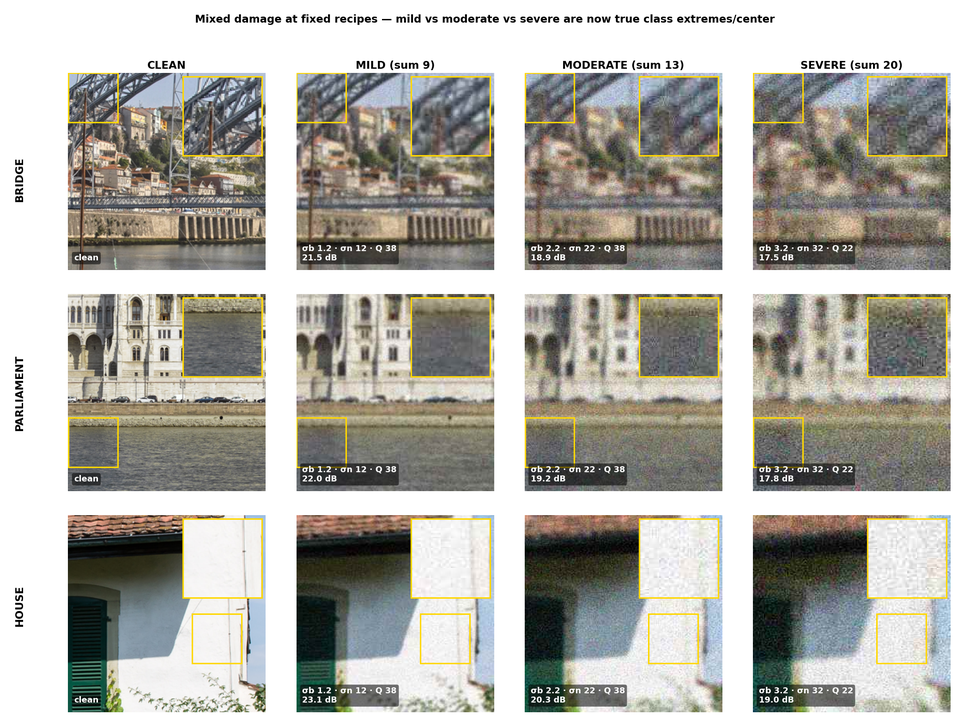
#> input picture reports/degradation_gallery.png, 970 x 727 px, shrunk from 2100 x 1575 before the run
$ python -i quality.py   (imports and definitions only)   (older library calls are emulated)
#> lines starting #> are read from the running program, lines starting #| are printed output that depends on the picture
#> further down, picture is the input picture: shape (727, 970, 3); mean B, G, R 168.7, 175.8, 177.4
"""Image-quality metrics for the demo backend.

Two regimes (webapp_spec.md "PSNR only on the simulator path"):

- Reference present (simulator path): full-reference PSNR via the SAME
  ``rlrestore.common.metrics.psnr`` the models were evaluated with (peak 1.0,
  unclamped). This is the single source of truth — we do NOT reimplement it.
- No reference (uploads): a NumPy/OpenCV no-reference *proxy*. It is NOT NIQE
  and is not calibrated to any external scale; it is a monotone "looks sharper /
  less noisy" score so the climbing-meter UX has something honest to move.
  Labeled ``sharpness_proxy`` so the frontend can mark it "(estimated)".

The proxy combines the two signals the spec names, on the luma channel:

    sharpness = gradient energy (Tenengrad: mean |∇|², a focus measure) computed
                on a lightly pre-smoothed luma so additive noise does NOT inflate
                it. Reported in dB (10·log10). Higher = crisper structure.
    noise     = robust sigma via the median-absolute-deviation of the raw
                Laplacian high-pass response (higher = noisier).

    score = sharpness_db − k · noise_sigma

Deblur raises gradient energy; denoise lowers the noise sigma — so a good chain
climbs. The score is an open-ended dB-like number (NOT sigmoid-squashed, which
saturates and erases the blur ordering). It is monotone for the two degradation
axes the spec targets (blur, noise); JPEG *blocking* synthesises spurious edges
that can fool any gradient-based sharpness measure, so the proxy is least
reliable for compression artefacts — hence the "(estimated)" label and the
always-shown visual before/after.
"""

from __future__ import annotations

import cv2
import numpy as np

from rlrestore.common.metrics import psnr as _psnr

__all__ = ["psnr", "no_ref_quality", "NO_REF_LABEL", "REF_LABEL"]

REF_LABEL = "psnr"
NO_REF_LABEL = "sharpness_proxy"

# Weight on the noise sigma (on the [0,1] intensity scale) relative to the dB
# sharpness term. Tuned so a moderate noise sigma moves the score by a few dB,
# comparable to the swing blur produces.
_NOISE_WEIGHT = 120.0
# MAD -> Gaussian-sigma consistency constant (1 / Phi^-1(0.75)).
_MAD_TO_SIGMA = 1.4826
# Pre-smoothing for the sharpness measure (suppresses noise before gradients).
_SHARP_PRESMOOTH_SIGMA = 1.0
# Floor for degenerate (flat) inputs so the score stays finite and bounded.
_FLOOR = -120.0
_EPS = 1e-12


def psnr(a: np.ndarray, b: np.ndarray) -> float:
    """Full-reference PSNR in dB (peak 1.0, unclamped) — repo metric passthrough."""
    return _psnr(a, b)


def _to_luma(img: np.ndarray) -> np.ndarray:
    """HWC float32 [0,1] RGB -> HxW float32 luma (Rec. 601)."""
    arr = np.asarray(img, dtype=np.float32)
    if arr.ndim == 2:
        return arr
    return (
        0.299 * arr[..., 0] + 0.587 * arr[..., 1] + 0.114 * arr[..., 2]
    ).astype(np.float32)
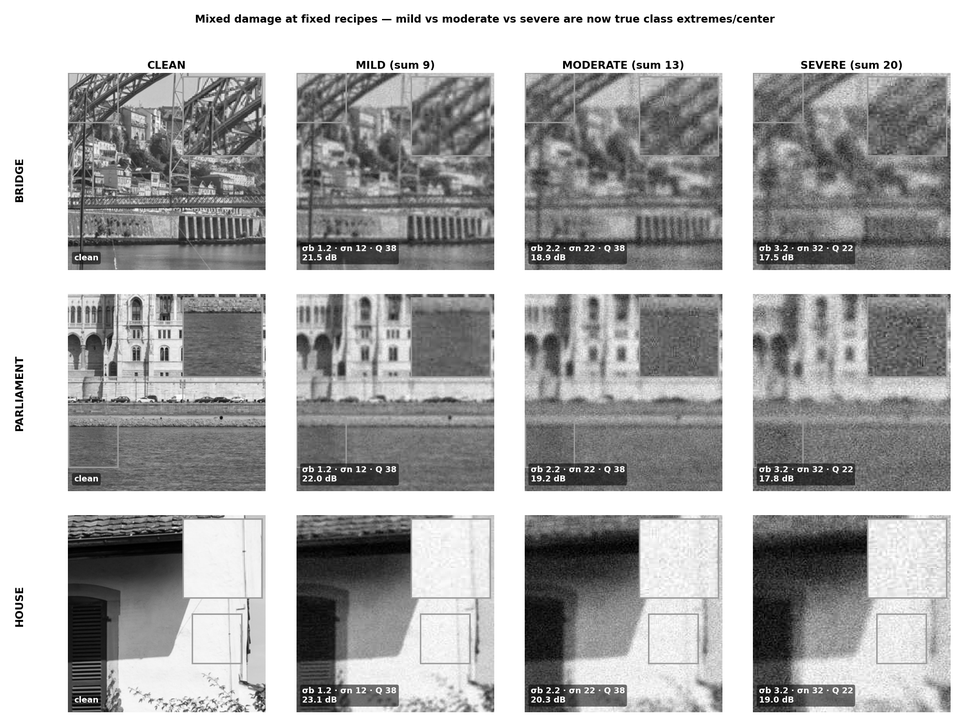
#> returned value: shape (727, 970) float32; min 0, max 255, mean 173.9


def _laplacian(gray: np.ndarray) -> np.ndarray:
    """4-neighbour discrete Laplacian with replicate padding."""
    padded = np.pad(gray, 1, mode="edge")
    return (
        padded[:-2, 1:-1]
        + padded[2:, 1:-1]
        + padded[1:-1, :-2]
        + padded[1:-1, 2:]
        - 4.0 * gray
    ).astype(np.float32)


def no_ref_quality(img: np.ndarray) -> float:
    """Monotone no-reference quality proxy for an HWC float image in [0,1].

    Returns a single finite float. Higher = sharper and/or less noisy. The
    absolute value is meaningless; only its ordering along a restoration chain
    is. Monotone for blur and noise; robust to flat inputs (finite floor).
    """
    gray = _to_luma(img)
    if gray.size == 0:
        return 0.0

    # Sharpness (noise-robust): Tenengrad gradient energy on a pre-smoothed luma.
    smooth = cv2.GaussianBlur(gray, (0, 0), _SHARP_PRESMOOTH_SIGMA)
    gx = cv2.Sobel(smooth, cv2.CV_32F, 1, 0, ksize=3)
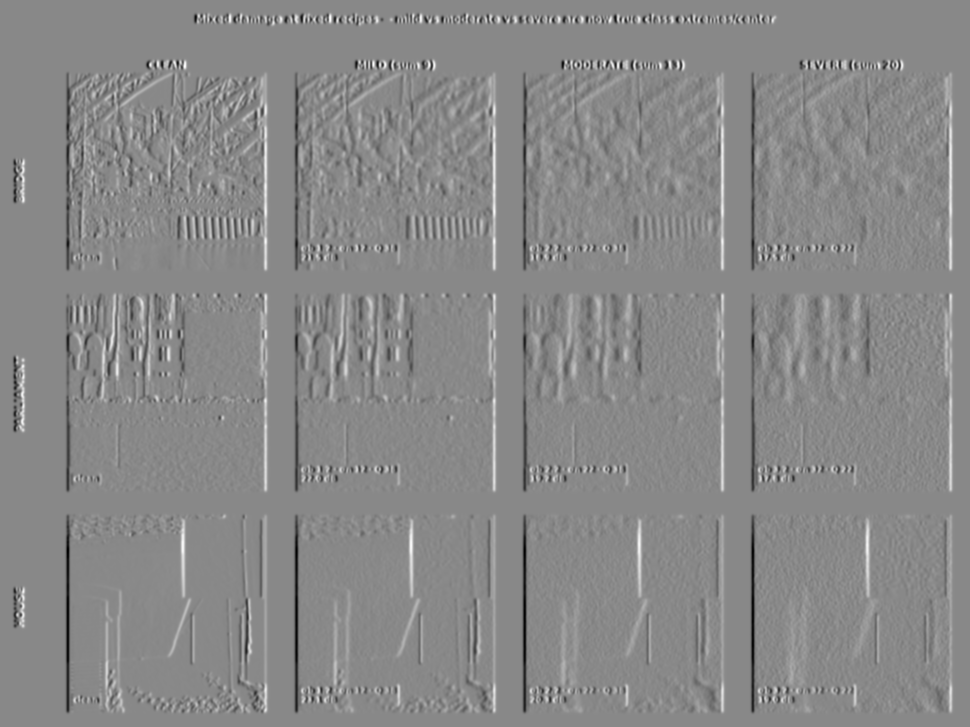
#> gx: shape (727, 970) float32; min -644.2, max 556, mean 0; drawn with min black and max white
    gy = cv2.Sobel(smooth, cv2.CV_32F, 0, 1, ksize=3)
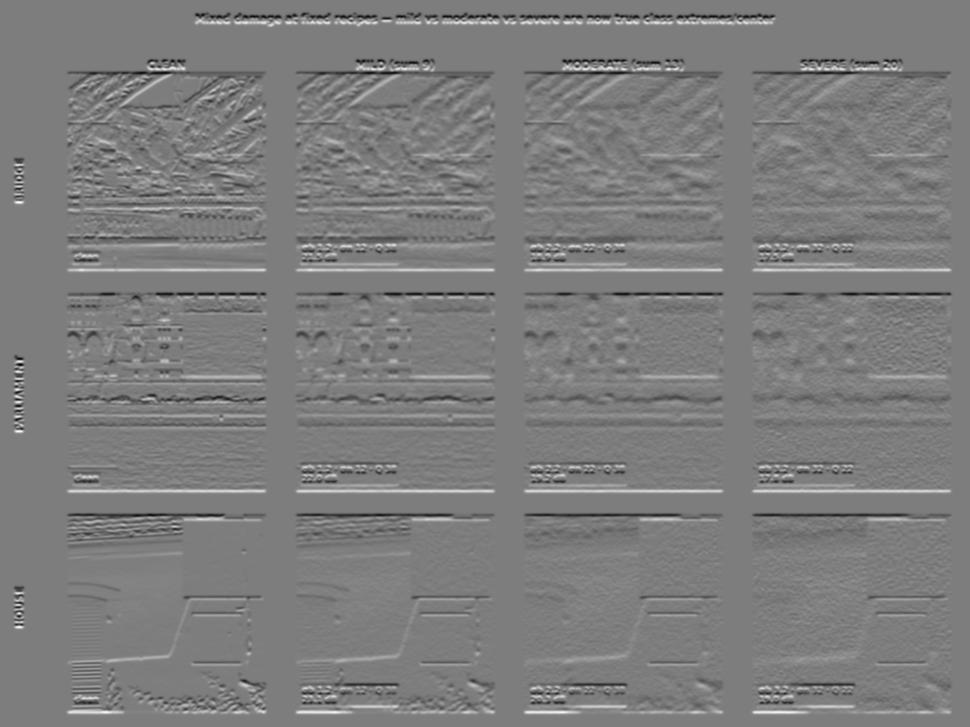
#> gy: shape (727, 970) float32; min -573, max 590.4, mean 0; drawn with min black and max white
    grad_energy = float(np.mean(gx * gx + gy * gy))
#> grad_energy = 9691.9
    sharpness_db = 10.0 * float(np.log10(grad_energy + _EPS))
#> sharpness_db = 39.86

    # Noise: robust sigma from the MAD of the raw high-pass response.
    lap = _laplacian(gray)
#> in _laplacian, `padded = np.pad(gray, 1, mode="edge")`:
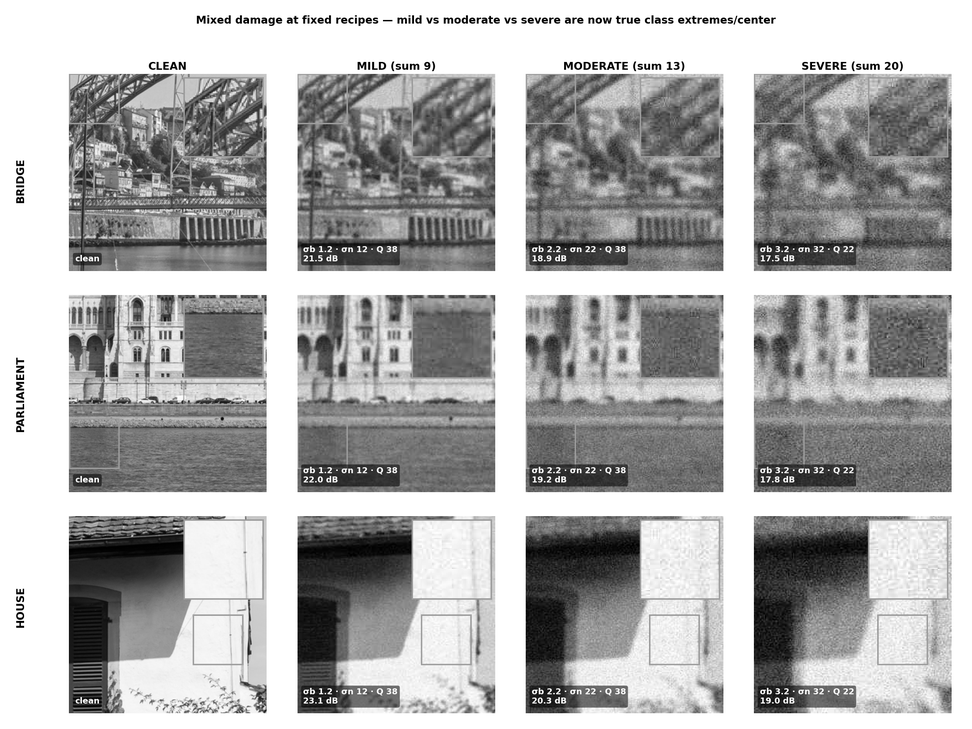
#> padded: shape (729, 972) float32; min 0, max 255, mean 174.2
#> in _laplacian, `return ( padded[:-2, 1:-1] + padded[2:, 1:-1] + padded[1:-1, :-2] + pa..`:
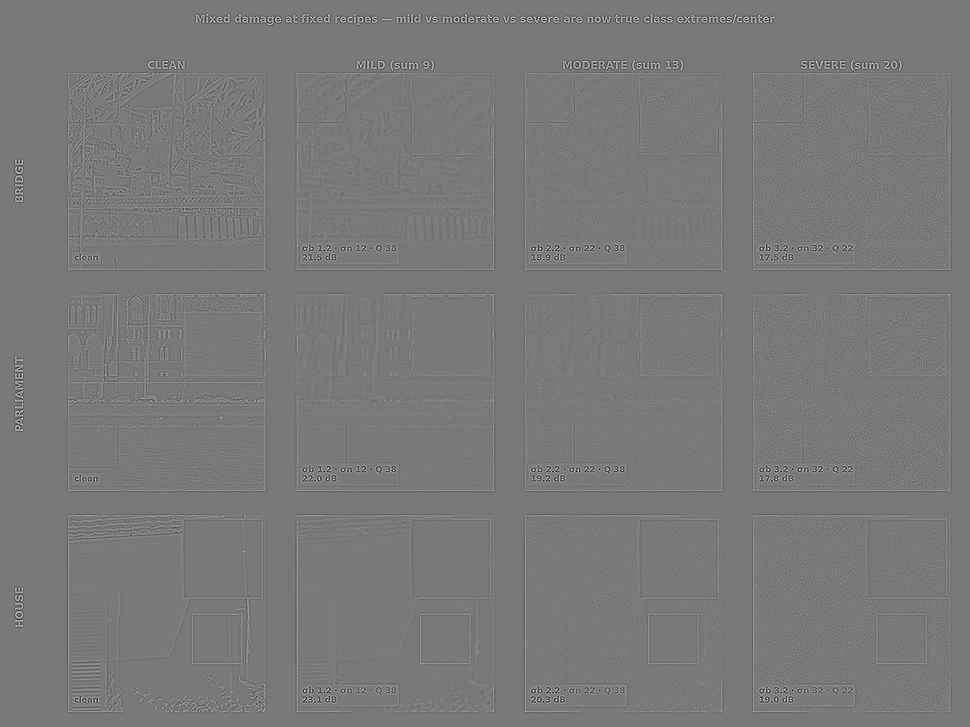
#> returned value: shape (727, 970) float32; min -722.4, max 787.5, mean 0; drawn with min black and max white
    med = float(np.median(lap))
#> med = 0
    mad = float(np.median(np.abs(lap - med)))
#> mad = 7
    noise_sigma = _MAD_TO_SIGMA * mad
#> noise_sigma = 10.38

    score = sharpness_db - _NOISE_WEIGHT * noise_sigma
#> score = -1205.5
    if not np.isfinite(score):
        return _FLOOR
    return float(max(_FLOOR, score))

>>> import cv2
>>> picture = cv2.imread('../../reports/degradation_gallery.png')
>>> result = no_ref_quality(picture)
#> result = -120

$ run again, on reports/degradation_ramps.png
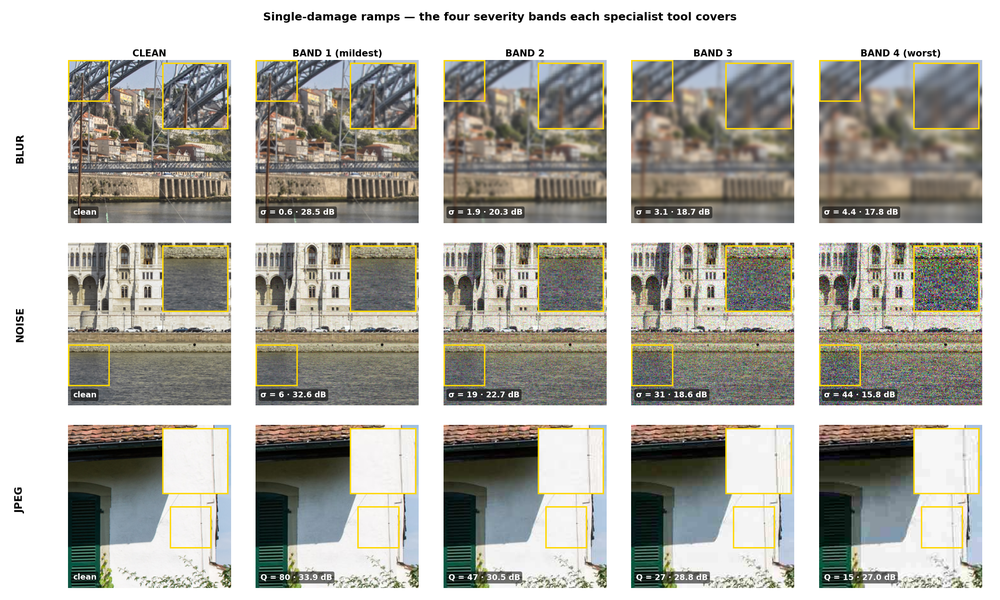
#> input picture reports/degradation_ramps.png, 1000 x 600 px, shrunk from 2250 x 1350 before the run
#> picture is the input picture: shape (600, 1000, 3); mean B, G, R 168.9, 176.5, 178.1
#> in no_ref_quality, `gy = cv2.Sobel(smooth, cv2.CV_32F, 0, 1, ksize=3)`:
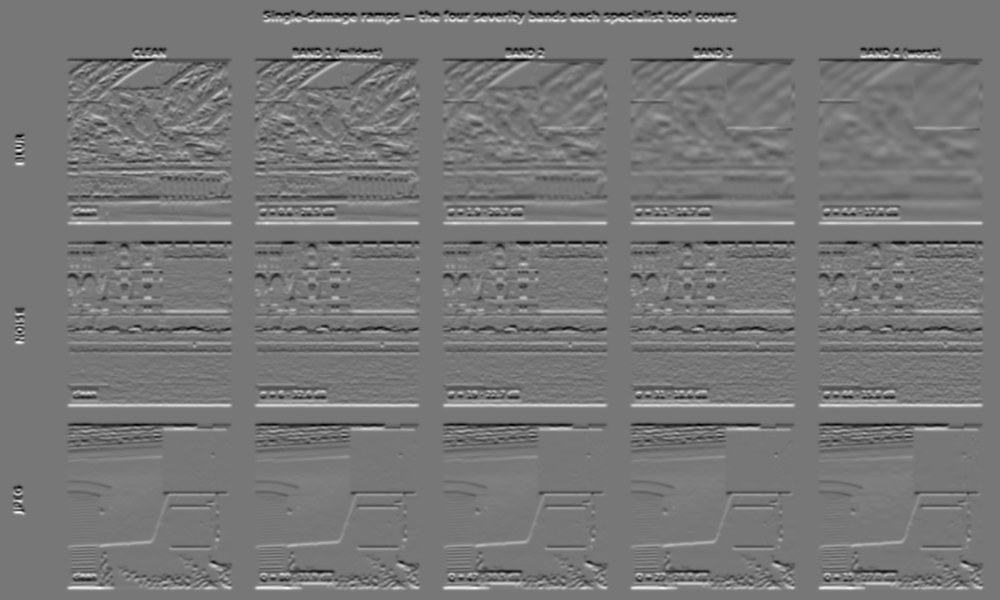
#> gy: shape (600, 1000) float32; min -511.2, max 579.9, mean 0; drawn with min black and max white
#> grad_energy = 11568.2
#> sharpness_db = 40.63
#> in _laplacian, `padded = np.pad(gray, 1, mode="edge")`:
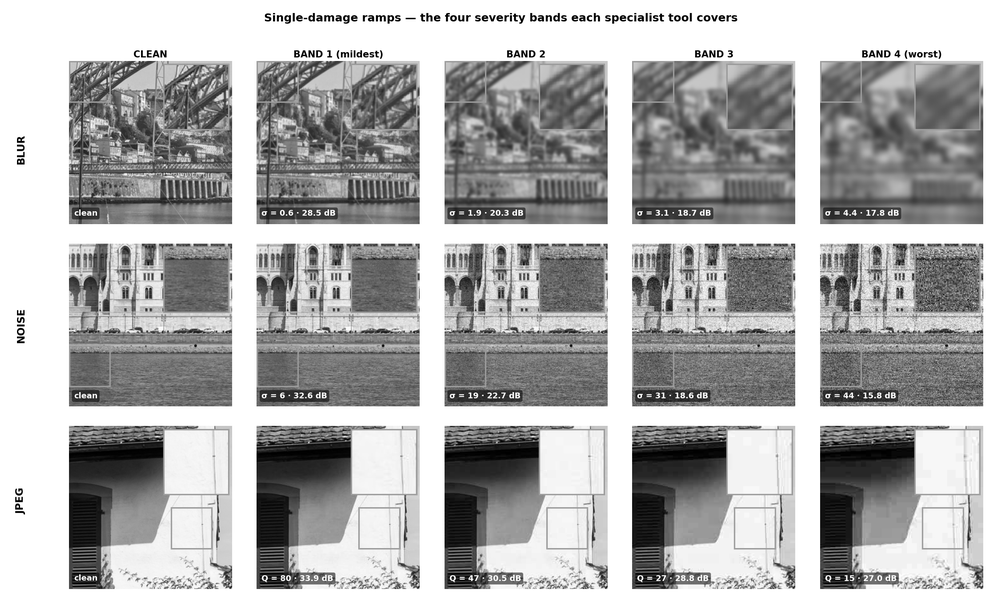
#> padded: shape (602, 1002) float32; min 0, max 255, mean 174.9
#> med = 0
#> mad = 4.35
#> noise_sigma = 6.45
#> score = -732.9
#> result = -120

$ run again, on reports/tools_specialist_matrix.png
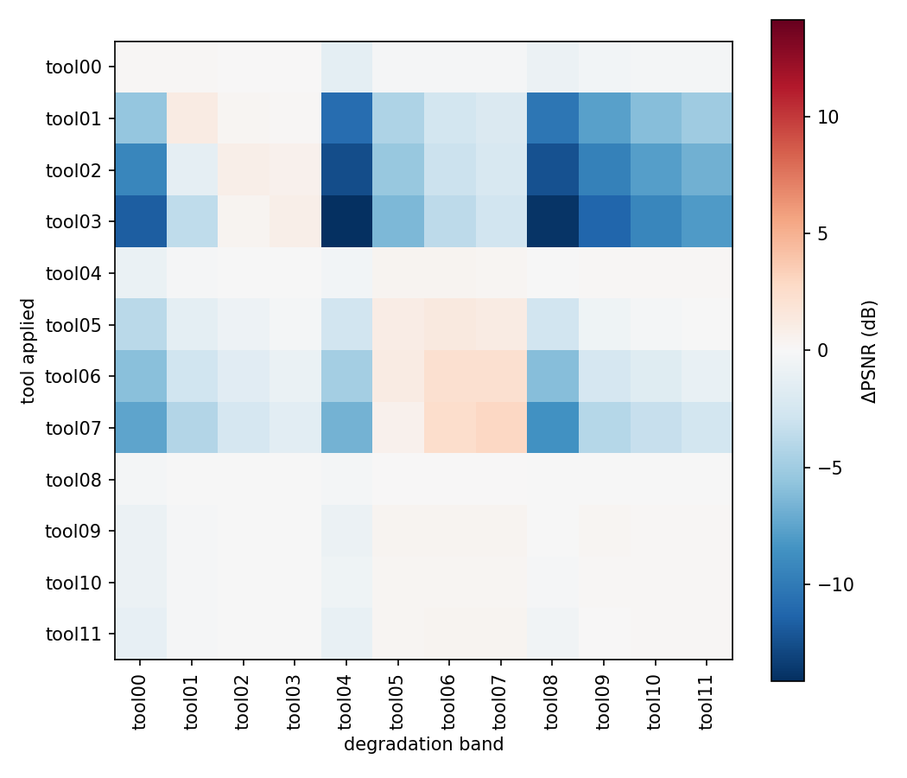
#> input picture reports/tools_specialist_matrix.png, 907 x 778 px, shrunk from 1050 x 900 before the run
#> picture is the input picture: shape (778, 907, 3); mean B, G, R 234.5, 229.3, 222.8
#> in no_ref_quality, `gy = cv2.Sobel(smooth, cv2.CV_32F, 0, 1, ksize=3)`:
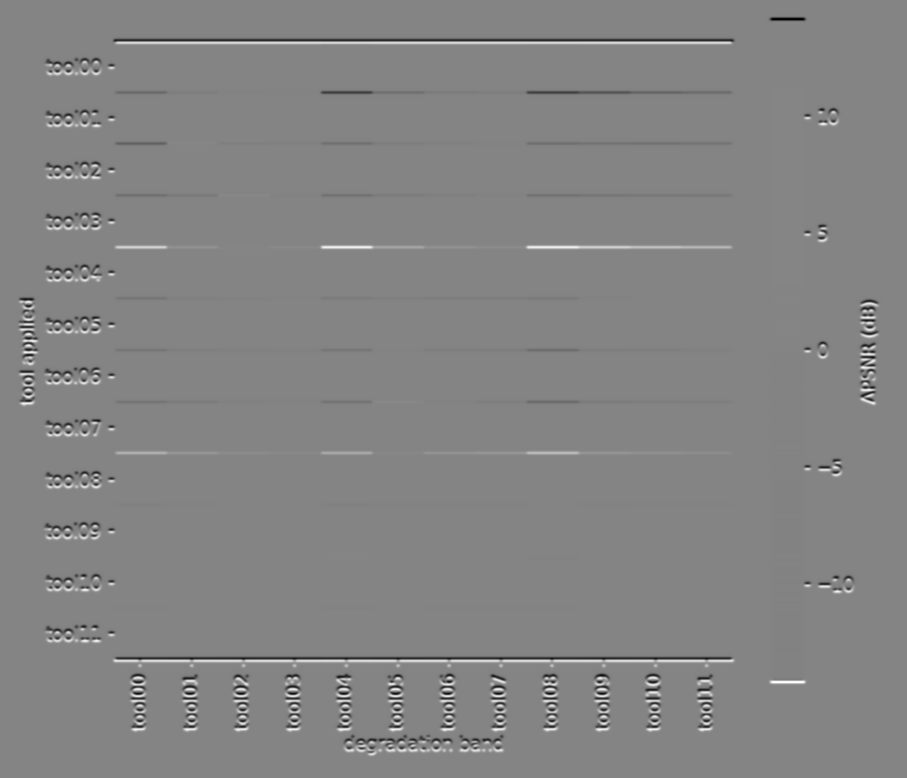
#> gy: shape (778, 907) float32; min -618.5, max 576.2, mean 0; drawn with min black and max white
#> grad_energy = 7642.3
#> sharpness_db = 38.83
#> in _laplacian, `padded = np.pad(gray, 1, mode="edge")`:
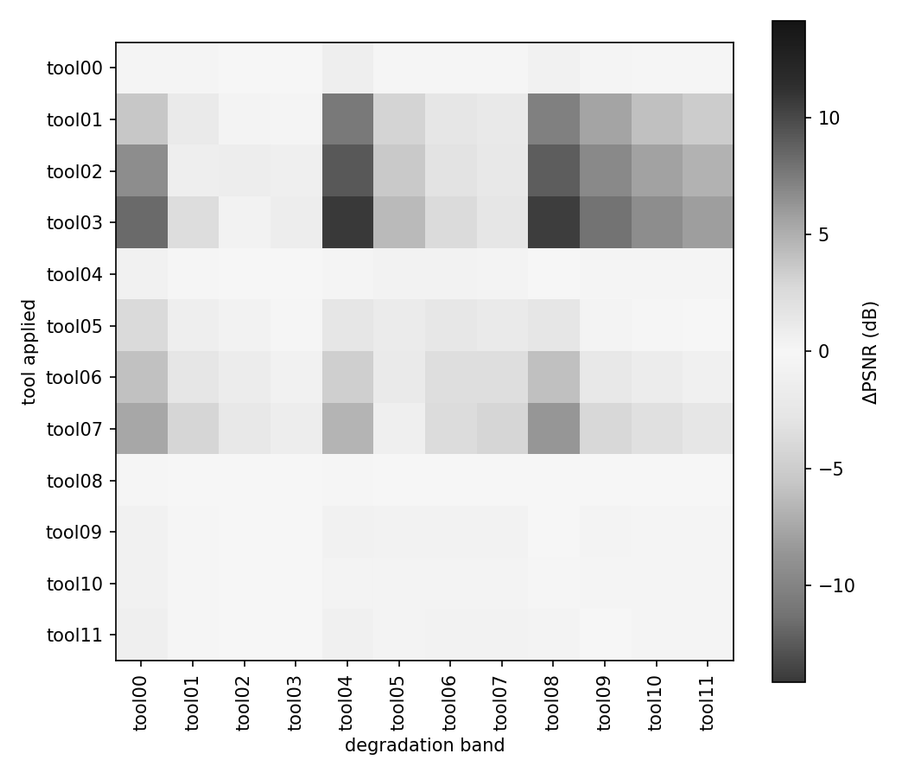
#> padded: shape (780, 909) float32; min 0, max 255, mean 230.3
#> med = 0
#> score = 38.83
